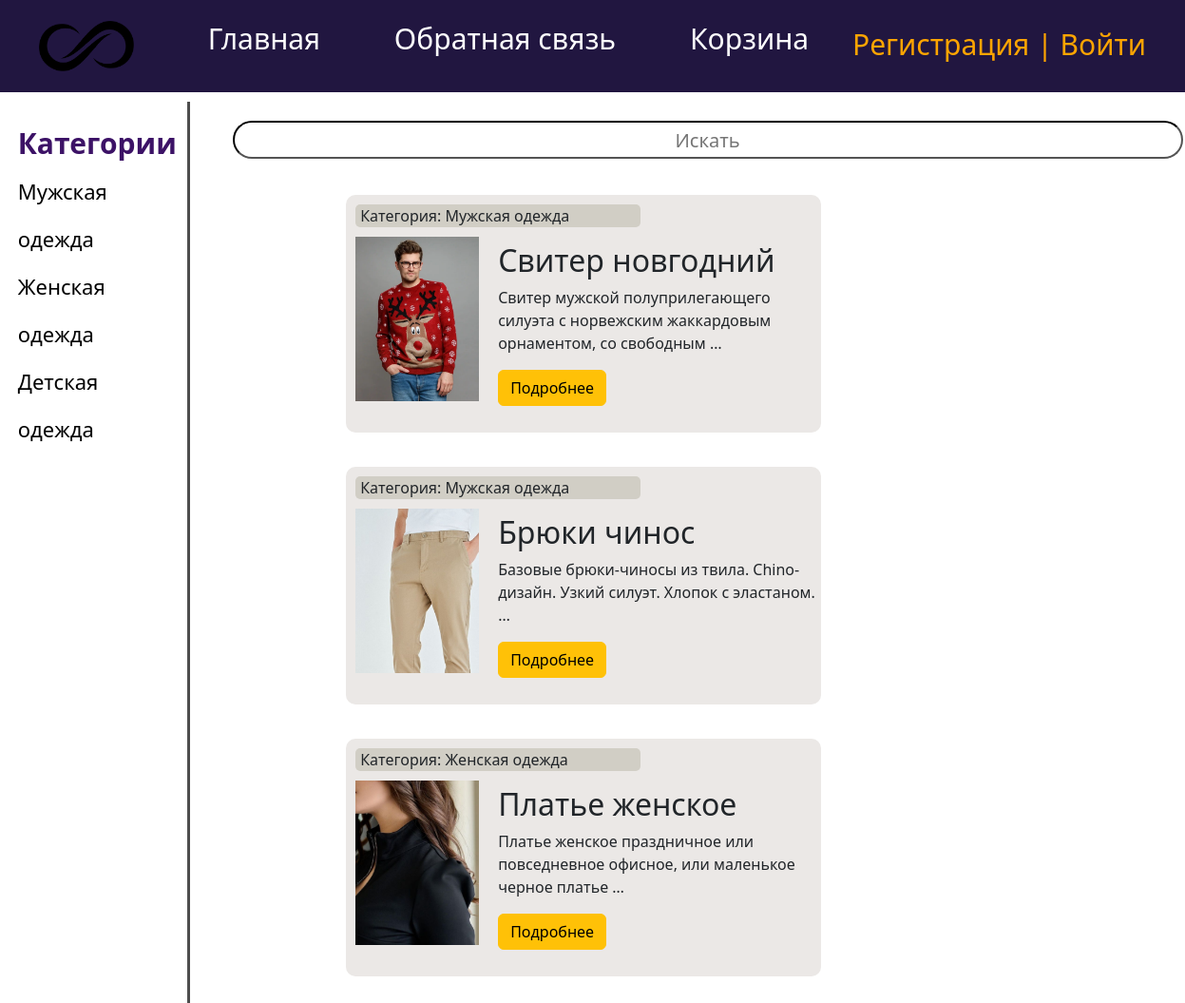
The app's page /, older data.
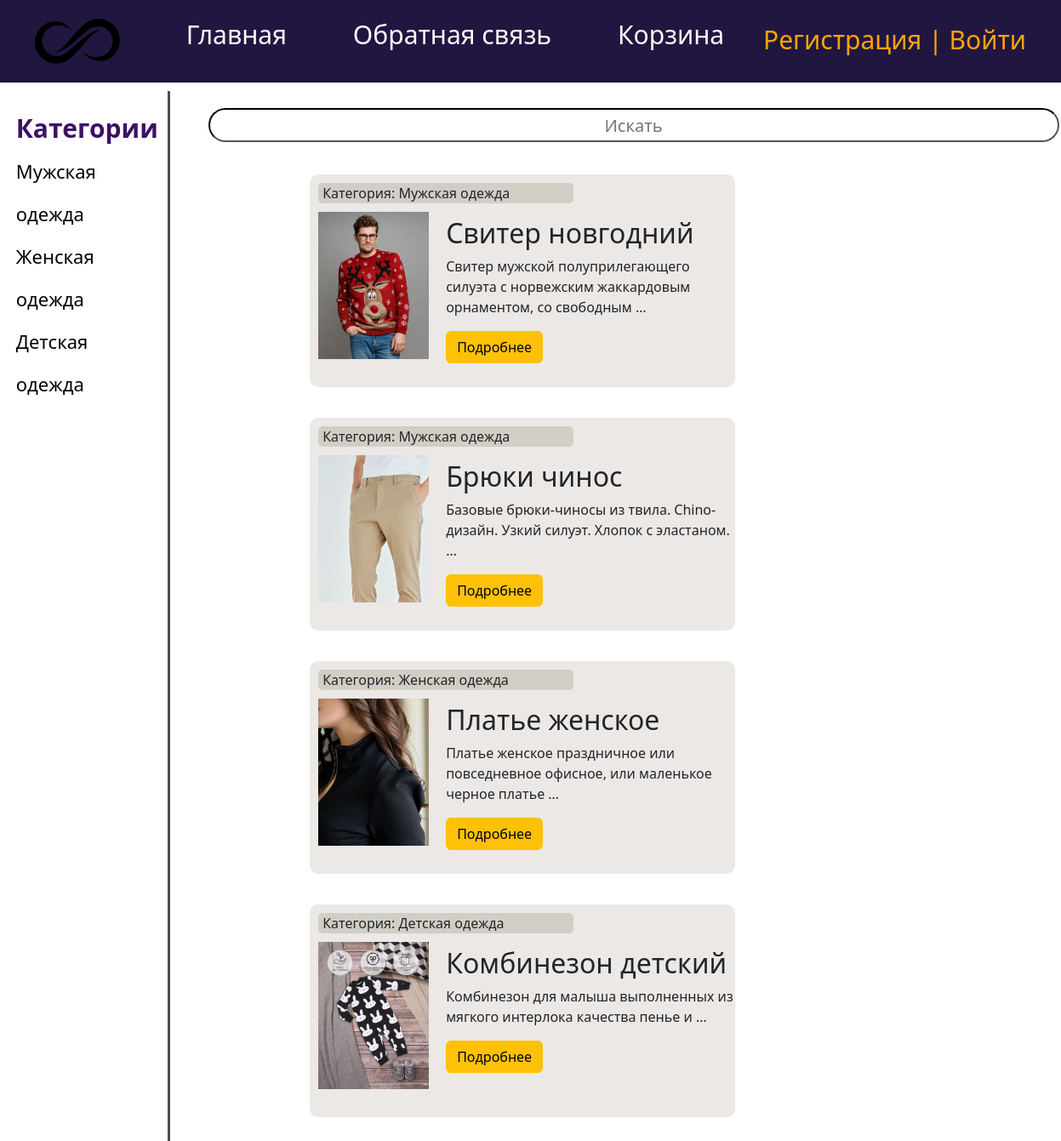
The same page, newer data.
### main/models.py (models this page shows, shortened)
class Category(models.Model):
    name = models.CharField(max_length=255, db_index=True)
    slug = models.SlugField(max_length=255,db_index=True, verbose_name='url', unique=True)
    def __str__(self):
        return self.name
    def get_absolute_url(self):
        return reverse('cats', kwargs={'cat_slug': self.slug})

class Product(models.Model):
    title = models.CharField(max_length=255, verbose_name='Название')
    content = models.TextField(verbose_name='Описание')
    price = models.IntegerField(verbose_name='Цена')
    slug = models.SlugField(max_length=255, db_index=True, verbose_name='url', unique=True)
    photo = models.ImageField(upload_to='photos/%Y/%m/%d/')
    time_create = models.DateTimeField(auto_now_add=True)
    time_update = models.DateTimeField(auto_now=True)
    cat = models.ForeignKey('Category', on_delete=models.PROTECT)
    def get_absolute_url(self):
        return reverse('show_post', kwargs={'post_slug': self.slug})

### main/views.py (the view)
# urls.py: path('', index, name='home'),
def index(request):
    products = Product.objects.all()
    context = {
        'menu': menu,
        'products': products,
    }
    return render(request, 'main/index.html', context=context)

### main/templatetags/main_tags.py (called while the page is built)
@register.inclusion_tag('main/list_categories.html')
def show_categories():
    cats = Category.objects.all()
    return {'cats': cats}

### main/templates/main/index.html (shortened to what this page needs)
{% extends 'main/layout.html' %}
{% block content %}
    <div class="menu">
		<div class="search_stroke">
			<form action="" method="post">
				<input type="text" placeholder="Искать">
			</form>
		</div>
        {% for p in products %}
            <li><div class="article-panel">
	<p class="first">Категория: {{p.cat}}</p>
</div>
{% if p.photo %}
				<p><img class="img-article-left" src="{{ p.photo.url }}" alt=""></p>
				<h2>{{p.title}}</h2>
{% endif %}
	{% autoescape on %}
	{{p.content|linebreaks|truncatewords:10}}
	{% endautoescape %}
			<p class="link-read-post"><a href="{{ p.get_absolute_url }}" class="btn btn-warning">Подробнее</a></p>
			</li>
        {% endfor %}
    </div>
{% endblock %}

### main/templates/main/layout.html (shortened to what this page needs)
{% load static %}
{% load main_tags %}
<!DOCTYPE html>
<html lang="en">
<head>
    <link rel="stylesheet" href="https://cdnjs.cloudflare.com/ajax/libs/font-awesome/6.2.1/css/brands.min.css">
    <link type="text/css" rel="stylesheet" href="{% static 'main/css/style.css' %}" >
    <link rel="stylesheet" href="https://cdn.jsdelivr.net/npm/bootstrap@5.2.3/dist/css/bootstrap.min.css">
</head>
<body>
    <div class="mainmenu">
        <img src="{% static 'main/images/logo1.png' %}" width="100px" alt = "Logo">
            {% for m in menu %}
                <ul>
                    <li><a href="{% url m.url_name %}">{{m.title}}</a></li>
                </ul>
            {% endfor %}
        {% if request.user.is_authenticated %}
            <div class="logout-panel"><li class="list-cats"><a href="">{{ user.username }} |</a> <a href="{% url 'logout' %}">Выйти</a></li></div>
        {% else %}
            <div class="register-panel"><li class="list-cats"><a href="{% url 'register' %}">Регистрация |</a><a href="{% url 'login' %}"> Войти</a></li></div>
        {% endif %}
    </div>
    <div class="cats">
        <aside>
            <div class="little_change">Категории</div>
            <div class="cats">{% show_categories %}</div>
        </aside>
    </div>
{% block content %}
{% endblock %}
</body>
</html>

### main/templates/main/list_categories.html
{% for c in cats %}
		<li><a href="{{ c.get_absolute_url }}">{{c.name}}</a></li>
{% endfor %}

### main/static/main/css/style.css (style rules this page uses)
html, body { font-family: 'Arial', }
.mainmenu { display: flex; align-items: center; justify-content: space-around; padding: 18px; background-color: #211640; margin-bottom: 10px }
.mainmenu a { font-size: 30px; color: white }
.list-cats a { color: orange; vertical-align: 10px }
aside { float: left; background: white; width: 16%; padding: 1.5%; height: 300vh; color: #fff; border-right: 3px solid #4d4d4d; margin-right: 25px; font-size: 22px; line-height: 50px; }
img.img-article-left { max-width: 300px; height: auto; float: left; padding: 0 20px 10px 0; margin-left: 10px }
.menu { display: flex; flex-wrap: wrap; justify-content: space-around; }
.menu li { margin: 18px; width:500px; height: 250px; background-color: #ebe8e6; border-radius: 10px; }
.search_stroke { display: flex; justify-content: center; margin: 20px; }
.search_stroke input { width: 1000px; height: 40px; border-radius: 20px; border-color: black }
.search_stroke input { line-height: 20px; text-align: center; font-size: 20px; }
.first { margin: 10px; background-color: #d1cec5; border-radius: 5px; width: 300px; padding-left: 5px }
.little_change { color: black; font-size: 30px }
.cats a { color: black; }
aside .little_change { color: #3c1266; font-weight: bold; font-size: 30px; }
ul a { text-decoration: none }
.menu img { width: 150px; }
li a { text-decoration: none }
li { list-style-type: none }

Row changes from the older to the newer data that the page shows:
added Product: cat "Детская одежда", photo (picture), title "Комбинезон детский", content "Комбинезон для малыша выполненных из мягкого интерлока качества пенье и …"
